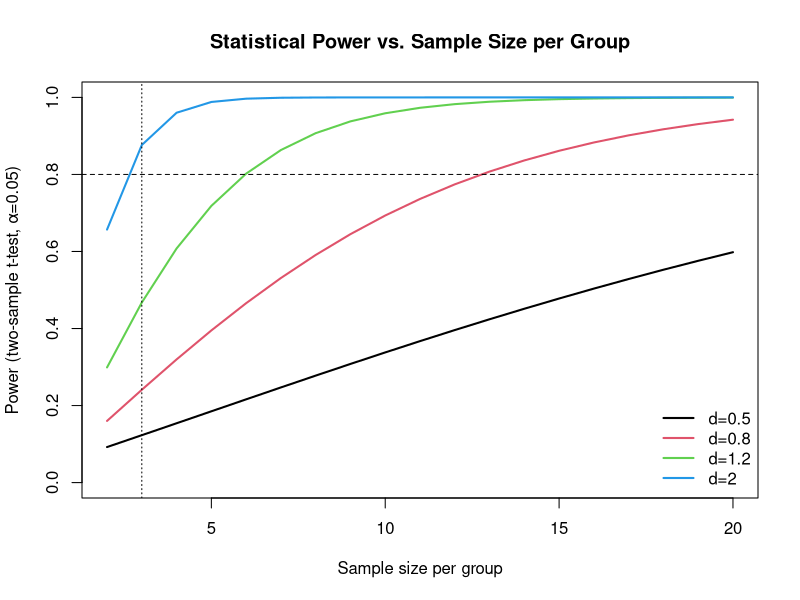

Write the R code that produced this figure.
## ---- chunk 1
# install.packages("pwr")
library(pwr)

effect_sizes <- c(0.5, 0.8, 1.2, 2.0)
n_vals <- 2:20
alpha <- 0.05

df <- do.call(rbind, lapply(effect_sizes, function(d){
  data.frame(
    n_per_group = n_vals,
    effect_size_d = d,
    power = sapply(n_vals, function(n){
      # pwr.t.test uses total n for two-sample: n = n1 + n2
      out <- pwr.t.test(d=d, n=2*n, sig.level=alpha, type="two.sample", alternative="two.sided")
      out$power
    })
  )
}))

print(head(df))

# plot
plot(NULL, xlim=range(n_vals), ylim=c(0,1), xlab="Sample size per group",
     ylab="Power (two-sample t-test, α=0.05)",
     main="Statistical Power vs. Sample Size per Group")
cols <- 1:length(effect_sizes)
for (i in seq_along(effect_sizes)) {
  d <- effect_sizes[i]
  sub <- df[df$effect_size_d==d, ]
  lines(sub$n_per_group, sub$power, type="l", lwd=2, col=cols[i])
}
abline(h=0.8, lty=2)
abline(v=3, lty=3)
legend("bottomright", legend=paste0("d=", effect_sizes),
       col=cols, lwd=2, bty="n")
